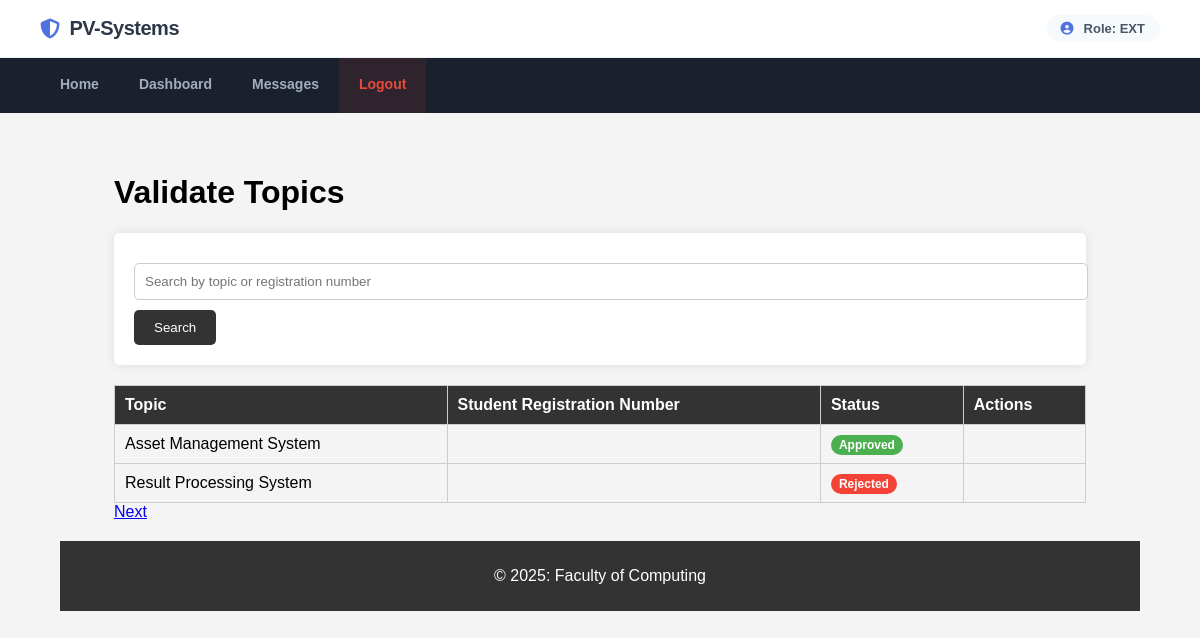
The app's page /department_project_coordinator/dpc_validate_topics4.php (signed in) with its own data.
### tables this page shows
CREATE TABLE `project_topics` (
  `id` int(11) NOT NULL,
  `topic` varchar(255) NOT NULL,
  `student_id` varchar(50) NOT NULL,
  `student_name` varchar(100) DEFAULT NULL,
  `session` varchar(50) NOT NULL,
  `status` varchar(50) DEFAULT 'pending',
  `pdf_path` varchar(255) DEFAULT NULL,
  `report_status` enum('pending','approved','rejected','not_submitted') DEFAULT 'not_submitted',
  `report_feedback` text DEFAULT NULL
);

### department_project_coordinator/dpc_validate_topics4.php (the view, shortened to what this page needs)
<?php
include_once __DIR__ .'/../includes/db.php';
$page = isset($_GET['page']) ? (int)$_GET['page'] : 1;
$limit = 10;
$offset = ($page - 1) * $limit;
$search = isset($_GET['search']) ? trim($_GET['search']) : '';
if ($search) {
    $stmt = $conn->prepare("SELECT * FROM project_topics WHERE topic LIKE :search OR student_reg_no LIKE :search LIMIT :limit OFFSET :offset");
    $stmt->bindValue(':search', "%$search%");
    $stmt->bindValue(':limit', $limit, PDO::PARAM_INT);
    $stmt->bindValue(':offset', $offset, PDO::PARAM_INT);
    $stmt->execute();
} else {
    $stmt = $conn->prepare("SELECT * FROM project_topics LIMIT :limit OFFSET :offset");
    $stmt->bindValue(':limit', $limit, PDO::PARAM_INT);
    $stmt->bindValue(':offset', $offset, PDO::PARAM_INT);
    $stmt->execute();
}
$topics = $stmt->fetchAll();
?>
<!DOCTYPE html>
<html lang="en">
<head>
    <link rel="stylesheet" href="assets/css/styles.css">
</head>
<body>
     <?php include_once __DIR__ .'/../includes/header.php';?>
    <div class="container">
        <h1>Validate Topics</h1>
        <form method="GET" action="">
            <input type="text" name="search" placeholder="Search by topic or registration number" value="<?php echo htmlspecialchars($search); ?>">
            <button type="submit">Search</button>
        </form>
        <table>
            <tr>
                <th>Topic</th>
                <th>Student Registration Number</th>
                <th>Status</th>
                <th>Actions</th>
            </tr>
            <?php foreach ($topics as $topic): ?>
                <tr>
                    <td><?php echo htmlspecialchars($topic['topic']); ?></td>
                    <td><?php echo htmlspecialchars($topic['student_reg_no']); ?></td>
                    <td>
                        <span class="status-badge
                            <?php
                                if ($topic['status'] == 'pending') echo 'status-pending';
                                elseif ($topic['status'] == 'approved') echo 'status-approved';
                                elseif ($topic['status'] == 'rejected') echo 'status-rejected';
                            ?>">
                            <?php echo ucfirst($topic['status']); ?>
                        </span>
                    </td>
                    <td>
                    </td>
                </tr>
            <?php endforeach; ?>
        </table>
        <div class="pagination">
            <a href="?page=<?php echo $page + 1; ?>&search=<?php echo urlencode($search); ?>">Next</a>
        </div>
    </div>
    <?php include_once __DIR__ .'/../includes/footer.php'; ?>
</body>
</html>

### assets/css/styles.css (style rules this page uses)
body { font-family: Arial, sans-serif; margin: 0; padding: 0; background-color: #f4f4f4; display: flex; flex-direction: column; min-height: 100vh; }
.container { width: 90%; max-width: 1200px; margin: 0 auto; padding: 20px; flex: 1; }
form { background-color: #fff; padding: 20px; border-radius: 5px; box-shadow: 0 0 10px rgba(0, 0, 0, 0.1); margin-top: 20px; }
form input[type="text"], form input[type="password"], form textarea, form select { width: 100%; padding: 10px; margin: 10px 0; border: 1px solid #ccc; border-radius: 5px; }
form button { background-color: #333; color: #fff; padding: 10px 20px; border: none; border-radius: 5px; cursor: pointer; }
table { width: 100%; border-collapse: collapse; margin-top: 20px; }
table th, table td { padding: 10px; border: 1px solid #ccc; text-align: left; }
table th { background-color: #333; color: #fff; }

### department_project_coordinator/dpc_validate_topics4.php (style rules this page uses)
.status-badge { padding: 3px 8px; border-radius: 12px; font-size: 12px; font-weight: bold; }
.status-approved { background-color: #4CAF50; color: #fff; }
.status-rejected { background-color: #f44336; color: #fff; }

### records on screen
project_topics: topic "Asset Management System", status "Approved"
project_topics: topic "Result Processing System", status "Rejected"

### other values on screen
$_SESSION['role'] "EXT"
